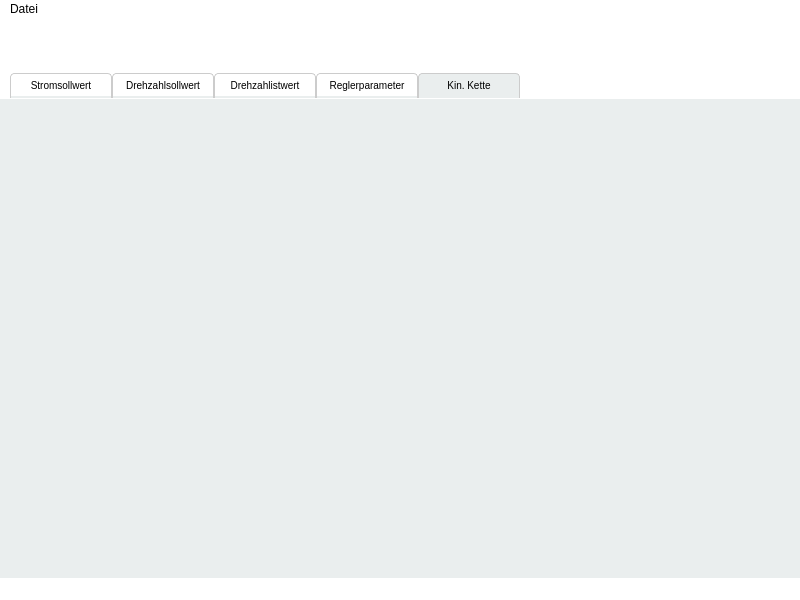
<?xml version="1.0" encoding="UTF-8"?>
<ui version="4.0">
 <class>MainWindow</class>
 <widget class="QMainWindow" name="MainWindow">
  <property name="geometry">
   <rect>
    <x>0</x>
    <y>0</y>
    <width>800</width>
    <height>600</height>
   </rect>
  </property>
  <property name="maximumSize">
   <size>
    <width>1920</width>
    <height>1080</height>
   </size>
  </property>
  <property name="windowTitle">
   <string>ArchiveScope</string>
  </property>
  <property name="windowIcon">
   <iconset>
    <normaloff>../../resources/ArchiveScope_icon.ico</normaloff>../../resources/ArchiveScope_icon.ico</iconset>
  </property>
  <property name="styleSheet">
   <string notr="true">background-color: rgb(255, 255, 255);</string>
  </property>
  <property name="documentMode">
   <bool>false</bool>
  </property>
  <widget class="QWidget" name="centralwidget">
   <layout class="QHBoxLayout" name="horizontalLayout">
    <property name="leftMargin">
     <number>0</number>
    </property>
    <property name="topMargin">
     <number>0</number>
    </property>
    <property name="rightMargin">
     <number>0</number>
    </property>
    <property name="bottomMargin">
     <number>0</number>
    </property>
    <item>
     <widget class="QWidget" name="widget" native="true">
      <layout class="QGridLayout" name="gridLayout">
       <property name="leftMargin">
        <number>0</number>
       </property>
       <property name="topMargin">
        <number>0</number>
       </property>
       <property name="rightMargin">
        <number>0</number>
       </property>
       <property name="bottomMargin">
        <number>0</number>
       </property>
       <property name="spacing">
        <number>0</number>
       </property>
       <item row="2" column="0">
        <widget class="QFrame" name="fr_archivesSurface">
         <property name="styleSheet">
          <string notr="true">QFrame {
    border: none;
    background-color: rgb(234, 238, 238)
}
</string>
         </property>
         <property name="frameShape">
          <enum>QFrame::Shape::StyledPanel</enum>
         </property>
         <property name="frameShadow">
          <enum>QFrame::Shadow::Raised</enum>
         </property>
        </widget>
       </item>
       <item row="1" column="0">
        <widget class="QWidget" name="wg_maintools" native="true">
         <property name="sizePolicy">
          <sizepolicy hsizetype="Preferred" vsizetype="Preferred">
           <horstretch>0</horstretch>
           <verstretch>0</verstretch>
          </sizepolicy>
         </property>
         <property name="maximumSize">
          <size>
           <width>16777215</width>
           <height>80</height>
          </size>
         </property>
         <layout class="QGridLayout" name="gridLayout_2">
          <property name="leftMargin">
           <number>10</number>
          </property>
          <property name="topMargin">
           <number>10</number>
          </property>
          <property name="rightMargin">
           <number>10</number>
          </property>
          <property name="bottomMargin">
           <number>0</number>
          </property>
          <property name="horizontalSpacing">
           <number>5</number>
          </property>
          <property name="verticalSpacing">
           <number>0</number>
          </property>
          <item row="2" column="0">
           <widget class="QTabWidget" name="tabWidget">
            <property name="sizePolicy">
             <sizepolicy hsizetype="Fixed" vsizetype="Fixed">
              <horstretch>0</horstretch>
              <verstretch>0</verstretch>
             </sizepolicy>
            </property>
            <property name="minimumSize">
             <size>
              <width>520</width>
              <height>0</height>
             </size>
            </property>
            <property name="maximumSize">
             <size>
              <width>520</width>
              <height>26</height>
             </size>
            </property>
            <property name="styleSheet">
             <string notr="true">QTabWidget::pane {
    background: rgb(234, 238, 238);
}

QTabBar::tab {
    background: white;
    color: black;
    padding: 4px 0px;
    border: 1px solid #ccc;
    border-bottom: 2px solid rgb(234, 238, 238);
    border-top-left-radius: 4px;
    border-top-right-radius: 4px;
    min-width: 100px;
    max-width: 120px;
    font-size: 10px;
}

QTabBar::tab:selected {
    background: rgb(234, 238, 238);
}

QTabBar::tab:hover {
    background: #eaeaea;
}

QTabWidget::pane {
    border: none;
    height: 0px;
}
</string>
            </property>
            <property name="tabPosition">
             <enum>QTabWidget::TabPosition::North</enum>
            </property>
            <property name="currentIndex">
             <number>4</number>
            </property>
            <widget class="QWidget" name="tab_1">
             <attribute name="title">
              <string>Stromsollwert</string>
             </attribute>
            </widget>
            <widget class="QWidget" name="tab_2">
             <attribute name="title">
              <string>Drehzahlsollwert</string>
             </attribute>
            </widget>
            <widget class="QWidget" name="tab_3">
             <attribute name="title">
              <string>Drehzahlistwert</string>
             </attribute>
            </widget>
            <widget class="QWidget" name="tab_4">
             <attribute name="title">
              <string>Reglerparameter</string>
             </attribute>
            </widget>
            <widget class="QWidget" name="tab_5">
             <attribute name="title">
              <string>Kin. Kette</string>
             </attribute>
            </widget>
           </widget>
          </item>
          <item row="0" column="3">
           <widget class="QPushButton" name="pb_compare">
            <property name="styleSheet">
             <string notr="true">border: none;</string>
            </property>
            <property name="text">
             <string/>
            </property>
            <property name="icon">
             <iconset resource="../../resources/resources.qrc">
              <normaloff>:/resources/equal_blck_24dp.svg</normaloff>:/resources/equal_blck_24dp.svg</iconset>
            </property>
            <property name="iconSize">
             <size>
              <width>16</width>
              <height>16</height>
             </size>
            </property>
           </widget>
          </item>
          <item row="0" column="4">
           <widget class="QPushButton" name="pb_addArchive">
            <property name="styleSheet">
             <string notr="true">border: none;</string>
            </property>
            <property name="text">
             <string/>
            </property>
            <property name="icon">
             <iconset resource="../../resources/resources.qrc">
              <normaloff>:/resources/add_blck_24dp.svg</normaloff>:/resources/add_blck_24dp.svg</iconset>
            </property>
            <property name="iconSize">
             <size>
              <width>16</width>
              <height>16</height>
             </size>
            </property>
           </widget>
          </item>
          <item row="0" column="1" colspan="2">
           <spacer name="horizontalSpacer">
            <property name="orientation">
             <enum>Qt::Orientation::Horizontal</enum>
            </property>
            <property name="sizeHint" stdset="0">
             <size>
              <width>40</width>
              <height>20</height>
             </size>
            </property>
           </spacer>
          </item>
          <item row="1" column="0">
           <spacer name="verticalSpacer">
            <property name="orientation">
             <enum>Qt::Orientation::Vertical</enum>
            </property>
            <property name="sizeHint" stdset="0">
             <size>
              <width>20</width>
              <height>40</height>
             </size>
            </property>
           </spacer>
          </item>
          <item row="2" column="2">
           <spacer name="horizontalSpacer_2">
            <property name="orientation">
             <enum>Qt::Orientation::Horizontal</enum>
            </property>
            <property name="sizeHint" stdset="0">
             <size>
              <width>40</width>
              <height>20</height>
             </size>
            </property>
           </spacer>
          </item>
         </layout>
        </widget>
       </item>
      </layout>
     </widget>
    </item>
   </layout>
  </widget>
  <widget class="QMenuBar" name="menubar">
   <property name="geometry">
    <rect>
     <x>0</x>
     <y>0</y>
     <width>800</width>
     <height>24</height>
    </rect>
   </property>
   <widget class="QMenu" name="menuFile">
    <property name="styleSheet">
     <string notr="true">QMenu { background: #2b2b2b; color: #f0f0f0; }
QMenu::item:selected { background: #3a3a3a; color: #ffffff; }
QToolTip { color: #111; background: #ffffe1; border: 1px solid #b7b7b7; }</string>
    </property>
    <property name="title">
     <string>Datei</string>
    </property>
    <widget class="QMenu" name="menuArchiv_hinzuf_gen">
     <property name="title">
      <string>Archiv hinzufügen</string>
     </property>
     <addaction name="actionAddArchive_Browse"/>
     <addaction name="actionAddWindow"/>
    </widget>
    <addaction name="menuArchiv_hinzuf_gen"/>
    <addaction name="actionRemove"/>
    <addaction name="separator"/>
    <addaction name="actionExport"/>
   </widget>
   <addaction name="menuFile"/>
  </widget>
  <widget class="QStatusBar" name="statusbar"/>
  <action name="actionNew">
   <property name="text">
    <string>New Project</string>
   </property>
  </action>
  <action name="actionCloseProject">
   <property name="text">
    <string>Close Project</string>
   </property>
  </action>
  <action name="actionRemoveArchive">
   <property name="text">
    <string>Remove Archive</string>
   </property>
  </action>
  <action name="actionPrint">
   <property name="text">
    <string>Export PDF</string>
   </property>
  </action>
  <action name="actionClose">
   <property name="text">
    <string>Close</string>
   </property>
  </action>
  <action name="actionAbout_ArchiveScope">
   <property name="text">
    <string>About ArchiveScope</string>
   </property>
  </action>
  <action name="actionSettings">
   <property name="text">
    <string>Settings</string>
   </property>
  </action>
  <action name="actionClose_ArchiveScope">
   <property name="text">
    <string>Close ArchiveScope</string>
   </property>
  </action>
  <action name="actionExportArchive">
   <property name="text">
    <string>Export Archive</string>
   </property>
  </action>
  <action name="actionAddArchive_BrowseFiles">
   <property name="text">
    <string>Browse Files</string>
   </property>
  </action>
  <action name="actionAddArchive_Window">
   <property name="text">
    <string>Add Archive Window</string>
   </property>
  </action>
  <action name="actionRemove">
   <property name="text">
    <string>Archiv entfernen</string>
   </property>
  </action>
  <action name="actionExport">
   <property name="text">
    <string>Archiv exportieren</string>
   </property>
  </action>
  <action name="actionAddArchive_Browse">
   <property name="text">
    <string>Datei wählen</string>
   </property>
  </action>
  <action name="actionAddWindow">
   <property name="text">
    <string>Fenster hinzufügen</string>
   </property>
  </action>
 </widget>
 <resources>
  <include location="../../resources/resources.qrc"/>
  <include location="../../resources/resources.qrc"/>
 </resources>
 <connections/>
</ui>
